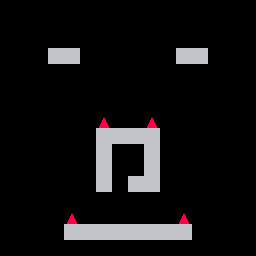

Below is a game level as drawn by its tile map, then a one-line description and the .tmx file that defines it, in full:
An orthogonal 16x16 tile map with 16x16 px tiles, 1 tile layer (Tile Layer 1) and 1 object (Entrance).

<map version="1.0" orientation="orthogonal" renderorder="left-up" width="16" height="16" tilewidth="16" tileheight="16" nextobjectid="2">
 <properties>
  <property name="Max Depth" type="int" value="-1" />
  <property name="Min Depth" type="int" value="0" />
  <property name="Vault Type" value="Entrance" />
 </properties>
 <tileset firstgid="1" source="../Default.tsx" />
 <layer name="Tile Layer 1" width="16" height="16">
  <data encoding="csv">
0,0,0,0,0,0,0,0,0,0,0,0,0,0,0,0,
0,0,0,0,0,0,0,0,0,0,0,0,0,0,0,0,
0,0,0,0,0,0,0,0,0,0,0,0,0,0,0,0,
0,0,0,5,5,0,0,0,0,0,0,5,5,0,0,0,
0,0,0,0,0,0,0,0,0,0,0,0,0,0,0,0,
0,0,0,0,0,0,0,0,0,0,0,0,0,0,0,0,
0,0,0,0,0,0,0,0,0,0,0,0,0,0,0,0,
0,0,0,0,0,0,11,0,0,11,0,0,0,0,0,0,
0,0,0,0,0,0,5,5,5,5,0,0,0,0,0,0,
0,0,0,0,0,0,5,0,0,5,0,0,0,0,0,0,
0,0,0,0,0,0,5,0,0,5,0,0,0,0,0,0,
0,0,0,0,0,0,5,0,5,5,0,0,0,0,0,0,
0,0,0,0,0,0,0,0,0,0,0,0,0,0,0,0,
0,0,0,0,11,0,0,0,0,0,0,11,0,0,0,0,
0,0,0,0,5,5,5,5,5,5,5,5,0,0,0,0,
0,0,0,0,0,0,0,0,0,0,0,0,0,0,0,0
</data>
 </layer>
 <objectgroup name="Object Layer 1">
  <object id="1" name="Start" type="Entrance" x="128" y="160" width="16" height="16" />
 </objectgroup>
</map>
